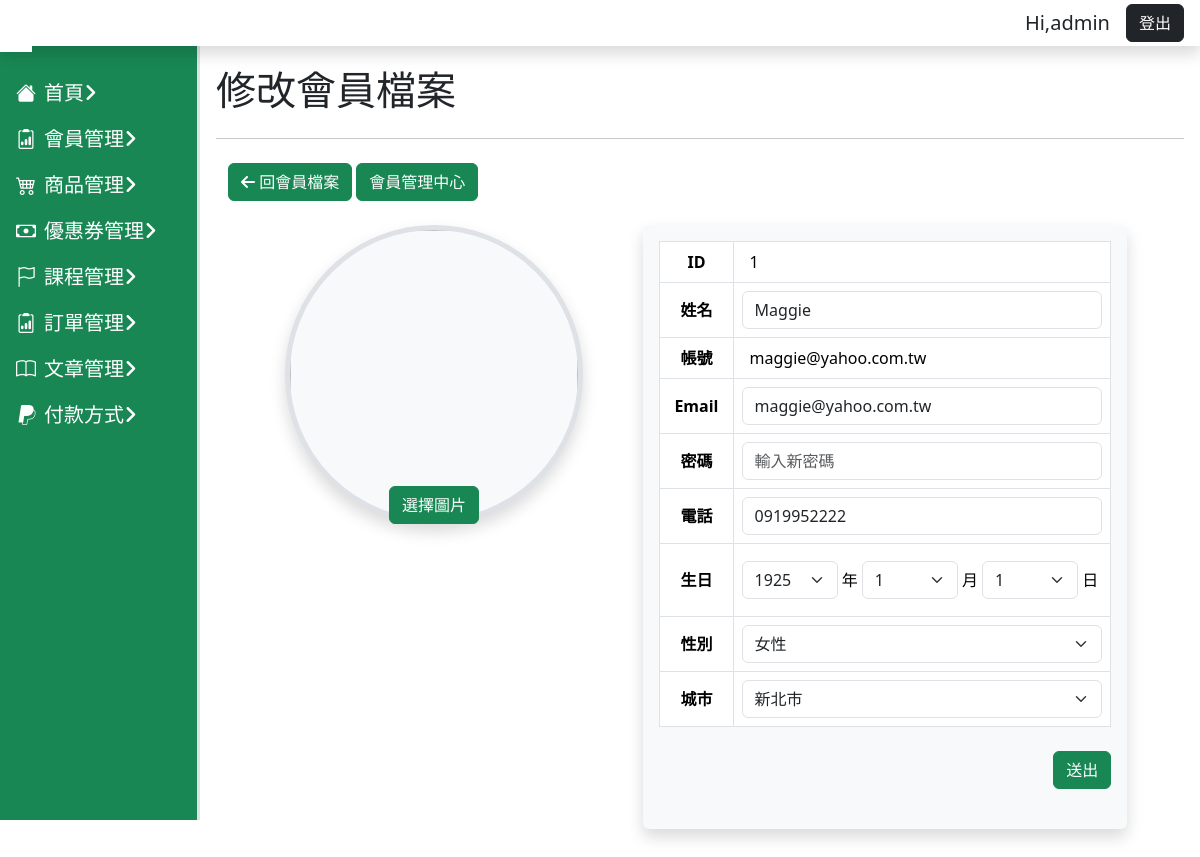
Page /user/user-edit.php on the earlier database version.
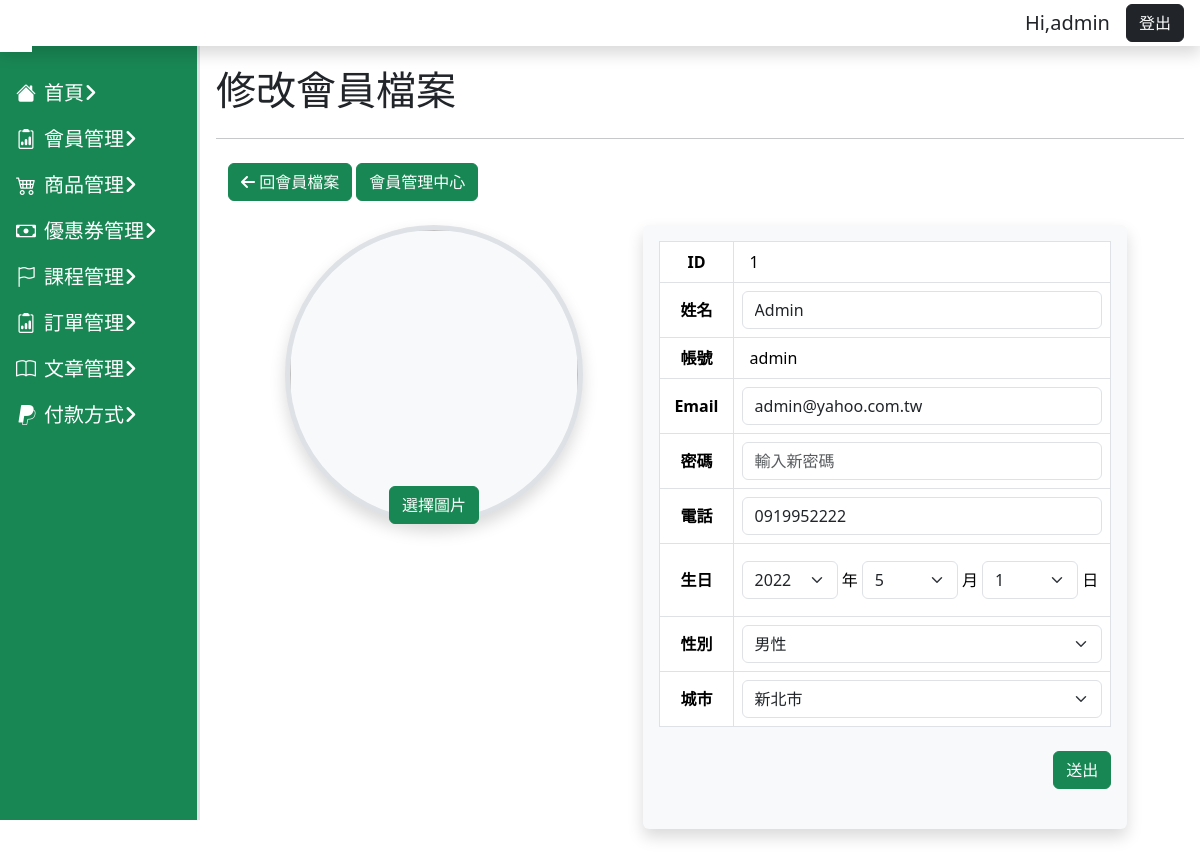
Same page on the later database version.
### tables this page shows
CREATE TABLE `users` (
  `id` int(11) NOT NULL COMMENT '流水號',
  `memberid` varchar(50) NOT NULL COMMENT '會員編號',
  `name` varchar(30) DEFAULT NULL COMMENT '使用者名字',
  `images_id` int(255) NOT NULL DEFAULT 0 COMMENT '使用者照片ID',
  `images_name` varchar(255) DEFAULT 'user.png' COMMENT '使用者照片',
  `gender` enum('女性','男性','其他','') DEFAULT NULL COMMENT '性別',
  `birthday` date DEFAULT NULL COMMENT '生日',
  `account` varchar(50) NOT NULL COMMENT '帳號',
  `password` varchar(50) NOT NULL COMMENT '密碼',
  `phone` varchar(30) NOT NULL COMMENT '電話',
  `email` varchar(50) NOT NULL COMMENT '信箱',
  `location` varchar(30) DEFAULT NULL COMMENT '城市',
  `carrierid` varchar(50) DEFAULT NULL COMMENT '電子發票載具',
  `created_at` datetime NOT NULL DEFAULT current_timestamp() COMMENT '資料建立日期',
  `valid` tinyint(4) NOT NULL DEFAULT 1 COMMENT '使用者資料狀態'
);

### user/user-edit.php (the view, shortened to what the changed rows need)
<?php
if (!isset($_GET["id"])) {
  $id = 1;
} else {
  $id = $_GET["id"];
}
require_once("../db_connect.php");
$sql = "SELECT * FROM users WHERE id = $id AND valid = 1";
$result = $conn->query($sql);
$row = $result->fetch_assoc();
if ($result->num_rows > 0) {
  $userExit = true;
  $array = explode("-", $row["birthday"]);
  $year = $array[0];
  $month = $array[1];
  $day = $array[2];
} else {
  $userExit = false;
  $title = "使用者不存在";
}
?>
<!doctype html>
<html lang="en">
<head>
  <?php include("../css.php") ?>
  <?php include("user-css.php"); ?>
</head>
<body>
  <main class="main-content p-3">
    <div class="d-flex justify-content-between">
      <h1>修改會員檔案</h1>
    </div>
    <div class="container">
      <?php if ($userExit) : ?>
        <form action="doUpdateUser.php" method="post" enctype="multipart/form-data">
          <div class="row justify-content-center">
            <div class="col-lg-4 mt-3 col-2">
              <div class="position-relative">
                <div class="ratio ratio-1x1 rounded-circle border border-5 overflow-hidden bg-transparent shadow p-3 mb-5 bg-body-tertiary rounded">
                  <img id="previewImage" src="../user_images/<?= $row["images_name"] ?> ">
                </div>
                <div class="position-absolute bottom-0 start-50 b translate-middle-x ">
                  <button type="button" class="btn btn-success" onclick="document.getElementById('fileUpload').click();">
                    選擇圖片
                  </button>
                </div>
              </div>
            </div>
            <div class="col-lg-6 ms-5 mt-3 shadow p-3 mb-5 bg-body-tertiary rounded">
              <table class="table table-bordered align-middle justify-content-center  rounded">
                <tr>
                  <th class="text-center">ID</th>
                  <td class="ps-3"><?= $row["id"] ?></td>
                </tr>
                <tr>
                  <th class="text-center">姓名</th>
                  <td>
                    <input type="text" class="form-control" name="name" value="<?= $row["name"] ?>">
                  </td>
                </tr>
                <tr>
                  <th class="text-center">帳號</th>
                  <td class="ps-3"><?= $row["account"] ?></td>
                </tr>
                <tr>
                  <th class="text-center">Email</th>
                  <td><input type="text" class="form-control" name="email" value="<?= $row["email"] ?>"></td>
                </tr>
                <tr>
                  <th class="text-center">密碼</th>
                  <td><input type="text" class="form-control" name="password" placeholder="輸入新密碼"></td>
                </tr>
                <tr>
                  <th class="text-center">電話</th>
                  <td><input type="text" class="form-control" name="phone" value="<?= $row["phone"] ?>"></td>
                </tr>
                <tr>
                  <th class="text-center">生日</th>
                  <td>
                    <div class="d-flex align-items-center ">
                      <select name="birthday-y" id="" class="form-select">
                        <?php for ($i = 1925; $i <= 2024; $i++) : ?>
                          <option <?php if ($i == $year) echo "selected" ?> value="<?php echo $i; ?>"><?php echo $i; ?></option>
                        <?php endfor; ?>
                      </select>
                      <p class="mt-3">&nbsp年&nbsp</p> <select name="birthday-m" id="" class="form-select">
                        <?php for ($i = 1; $i <= 12; $i++) : ?>
                          <option <?php if ($i == $month) echo "selected" ?> value="<?php echo $i; ?>"><?php echo $i; ?></option>
                        <?php endfor; ?>
                      </select>
                      <p class="mt-3">&nbsp月&nbsp</p>
                      <select name="birthday-d" id="" class="form-select ">
                        <?php for ($i = 1; $i <= 31; $i++) : ?>
                          <option <?php if ($i == $day) echo "selected" ?> value="<?php echo $i; ?>"><?php echo $i; ?></option>
                        <?php endfor; ?>
                      </select>
                      <p class="mt-3">&nbsp日&nbsp</p>
                    </div>
            </div>
          </div>
          <tr>
            <th class="text-center">性別</th>
            <td>
              <?php
              $gender_description = $row["gender"];
              $gender_map = [
                "女性" => 1,
                "男性" => 2,
                "其他" => 3
              ];
              $gender_value = $gender_map[$gender_description] ?? null;
              ?>
              <select name="gender" id="gender" class="form-select">
                <option value="1" <?= ($gender_value == 1 ? 'selected' : ''); ?>>女性</option>
                <option value="2" <?= ($gender_value == 2 ? 'selected' : ''); ?>>男性</option>
              </select>
            </td>
          </tr>
          <tr>
            <th class="text-center">城市</th>
            <td>
              <select name="location" id="" class="form-select" type="text">
                <option value="新北市" <?= ($location == "新北市" ? 'selected' : ''); ?>>新北市</option>
              </select>
            </td>
          </tr>
          <div class="py-2 d-flex ms0r justify-content-end">
          <button class="btn btn-success" type="submit">送出</button>
          </div>
        </form>
      <?php else : ?>
        <h1 class="mt-3 text-danger">使用者不存在</h1>
      <?php endif; ?>
    </div>
  </main>
</body>
</html>

Differences in the rows shown:
changed users "新北市": name "Maggie" → "Admin"; account "maggie@yahoo.com.tw" → "admin"; email "maggie@yahoo.com.tw" → "admin@yahoo.com.tw"; birthday-y (not shown) → "2022"; birthday-m (not shown) → "5"; birthday-d (not shown) → "1"; gender "女性" → "男性"
Other differences:
form field birthday-y: "1925" → (not shown)
form field birthday-m: "1" → (not shown)
form field birthday-d: "1" → (not shown)
